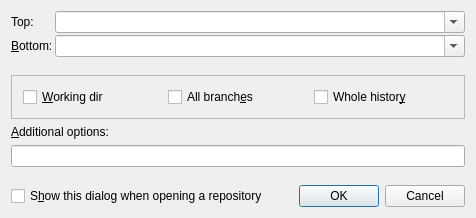
<?xml version="1.0" encoding="UTF-8"?>
<ui version="4.0">
 <class>RangeSelect</class>
 <widget class="QDialog" name="RangeSelect">
  <property name="geometry">
   <rect>
    <x>0</x>
    <y>0</y>
    <width>476</width>
    <height>218</height>
   </rect>
  </property>
  <property name="windowTitle">
   <string>Range select</string>
  </property>
  <property name="windowIcon">
   <iconset resource="icons.qrc">
    <normaloff>:/icons/resources/range_select.png</normaloff>:/icons/resources/range_select.png</iconset>
  </property>
  <property name="modal">
   <bool>true</bool>
  </property>
  <layout class="QVBoxLayout" name="verticalLayout">
   <item>
    <layout class="QGridLayout">
     <property name="leftMargin">
      <number>0</number>
     </property>
     <property name="topMargin">
      <number>0</number>
     </property>
     <property name="rightMargin">
      <number>0</number>
     </property>
     <property name="bottomMargin">
      <number>0</number>
     </property>
     <property name="spacing">
      <number>2</number>
     </property>
     <item row="1" column="1">
      <widget class="QComboBox" name="cboxFrom">
       <property name="sizePolicy">
        <sizepolicy hsizetype="Expanding" vsizetype="Minimum">
         <horstretch>0</horstretch>
         <verstretch>0</verstretch>
        </sizepolicy>
       </property>
       <property name="toolTip">
        <string>Select a tag or paste/write a rev</string>
       </property>
       <property name="editable">
        <bool>true</bool>
       </property>
       <property name="insertPolicy">
        <enum>QComboBox::NoInsert</enum>
       </property>
      </widget>
     </item>
     <item row="0" column="0">
      <widget class="QLabel" name="labelTo">
       <property name="text">
        <string>Top:</string>
       </property>
       <property name="wordWrap">
        <bool>false</bool>
       </property>
       <property name="buddy">
        <cstring>cboxTo</cstring>
       </property>
      </widget>
     </item>
     <item row="1" column="0">
      <widget class="QLabel" name="labelFrom">
       <property name="text">
        <string>&amp;Bottom:</string>
       </property>
       <property name="wordWrap">
        <bool>false</bool>
       </property>
       <property name="buddy">
        <cstring>cboxFrom</cstring>
       </property>
      </widget>
     </item>
     <item row="0" column="1">
      <widget class="QComboBox" name="cboxTo">
       <property name="sizePolicy">
        <sizepolicy hsizetype="Expanding" vsizetype="Minimum">
         <horstretch>0</horstretch>
         <verstretch>0</verstretch>
        </sizepolicy>
       </property>
       <property name="toolTip">
        <string>Select a tag or paste/write a rev</string>
       </property>
       <property name="editable">
        <bool>true</bool>
       </property>
       <property name="insertPolicy">
        <enum>QComboBox::NoInsert</enum>
       </property>
      </widget>
     </item>
    </layout>
   </item>
   <item>
    <spacer>
     <property name="orientation">
      <enum>Qt::Vertical</enum>
     </property>
     <property name="sizeType">
      <enum>QSizePolicy::Expanding</enum>
     </property>
     <property name="sizeHint" stdset="0">
      <size>
       <width>402</width>
       <height>0</height>
      </size>
     </property>
    </spacer>
   </item>
   <item>
    <widget class="QFrame" name="frame">
     <property name="frameShape">
      <enum>QFrame::StyledPanel</enum>
     </property>
     <property name="frameShadow">
      <enum>QFrame::Raised</enum>
     </property>
     <layout class="QHBoxLayout" name="horizontalLayout">
      <item>
       <widget class="QCheckBox" name="chkDiffCache">
        <property name="toolTip">
         <string>Check to see git status. Necessary for committing.</string>
        </property>
        <property name="text">
         <string>&amp;Working dir</string>
        </property>
        <property name="shortcut">
         <string>Alt+W</string>
        </property>
       </widget>
      </item>
      <item>
       <widget class="QCheckBox" name="chkShowAll">
        <property name="toolTip">
         <string>Check to enable '--all' option</string>
        </property>
        <property name="text">
         <string>All branch&amp;es</string>
        </property>
        <property name="shortcut">
         <string>Alt+E</string>
        </property>
       </widget>
      </item>
      <item>
       <widget class="QCheckBox" name="chkShowWholeHistory">
        <property name="toolTip">
         <string>Check to view all the revisions</string>
        </property>
        <property name="text">
         <string>Whole histor&amp;y</string>
        </property>
        <property name="shortcut">
         <string>Alt+Y</string>
        </property>
       </widget>
      </item>
     </layout>
    </widget>
   </item>
   <item>
    <layout class="QVBoxLayout">
     <property name="spacing">
      <number>6</number>
     </property>
     <property name="leftMargin">
      <number>0</number>
     </property>
     <property name="topMargin">
      <number>0</number>
     </property>
     <property name="rightMargin">
      <number>0</number>
     </property>
     <property name="bottomMargin">
      <number>0</number>
     </property>
     <item>
      <widget class="QLabel" name="labelOptions">
       <property name="sizePolicy">
        <sizepolicy hsizetype="Expanding" vsizetype="Minimum">
         <horstretch>0</horstretch>
         <verstretch>0</verstretch>
        </sizepolicy>
       </property>
       <property name="text">
        <string>&amp;Additional options:</string>
       </property>
       <property name="wordWrap">
        <bool>false</bool>
       </property>
       <property name="buddy">
        <cstring>lineOptions</cstring>
       </property>
      </widget>
     </item>
     <item>
      <widget class="QLineEdit" name="lineOptions">
       <property name="sizePolicy">
        <sizepolicy hsizetype="Expanding" vsizetype="Minimum">
         <horstretch>0</horstretch>
         <verstretch>0</verstretch>
        </sizepolicy>
       </property>
       <property name="toolTip">
        <string>Extra options to feed 'git log'</string>
       </property>
      </widget>
     </item>
    </layout>
   </item>
   <item>
    <spacer>
     <property name="orientation">
      <enum>Qt::Vertical</enum>
     </property>
     <property name="sizeType">
      <enum>QSizePolicy::Expanding</enum>
     </property>
     <property name="sizeHint" stdset="0">
      <size>
       <width>402</width>
       <height>0</height>
      </size>
     </property>
    </spacer>
   </item>
   <item>
    <layout class="QHBoxLayout">
     <property name="spacing">
      <number>6</number>
     </property>
     <property name="leftMargin">
      <number>0</number>
     </property>
     <property name="topMargin">
      <number>0</number>
     </property>
     <property name="rightMargin">
      <number>0</number>
     </property>
     <property name="bottomMargin">
      <number>0</number>
     </property>
     <item>
      <widget class="QCheckBox" name="chkShowDialog">
       <property name="sizePolicy">
        <sizepolicy hsizetype="Minimum" vsizetype="Minimum">
         <horstretch>0</horstretch>
         <verstretch>0</verstretch>
        </sizepolicy>
       </property>
       <property name="toolTip">
        <string>You can always re-enable the dialog from settings.</string>
       </property>
       <property name="text">
        <string>S&amp;how this dialog when opening a repository</string>
       </property>
       <property name="shortcut">
        <string>Alt+H</string>
       </property>
      </widget>
     </item>
     <item>
      <spacer>
       <property name="orientation">
        <enum>Qt::Horizontal</enum>
       </property>
       <property name="sizeType">
        <enum>QSizePolicy::Expanding</enum>
       </property>
       <property name="sizeHint" stdset="0">
        <size>
         <width>80</width>
         <height>20</height>
        </size>
       </property>
      </spacer>
     </item>
     <item>
      <widget class="QDialogButtonBox" name="buttonBox">
       <property name="standardButtons">
        <set>QDialogButtonBox::Cancel|QDialogButtonBox::Ok</set>
       </property>
      </widget>
     </item>
    </layout>
   </item>
  </layout>
 </widget>
 <layoutdefault spacing="6" margin="11"/>
 <resources>
  <include location="icons.qrc"/>
 </resources>
 <connections>
  <connection>
   <sender>buttonBox</sender>
   <signal>accepted()</signal>
   <receiver>RangeSelect</receiver>
   <slot>accept()</slot>
   <hints>
    <hint type="sourcelabel">
     <x>384</x>
     <y>196</y>
    </hint>
    <hint type="destinationlabel">
     <x>237</x>
     <y>108</y>
    </hint>
   </hints>
  </connection>
  <connection>
   <sender>buttonBox</sender>
   <signal>rejected()</signal>
   <receiver>RangeSelect</receiver>
   <slot>reject()</slot>
   <hints>
    <hint type="sourcelabel">
     <x>384</x>
     <y>196</y>
    </hint>
    <hint type="destinationlabel">
     <x>237</x>
     <y>108</y>
    </hint>
   </hints>
  </connection>
 </connections>
</ui>
